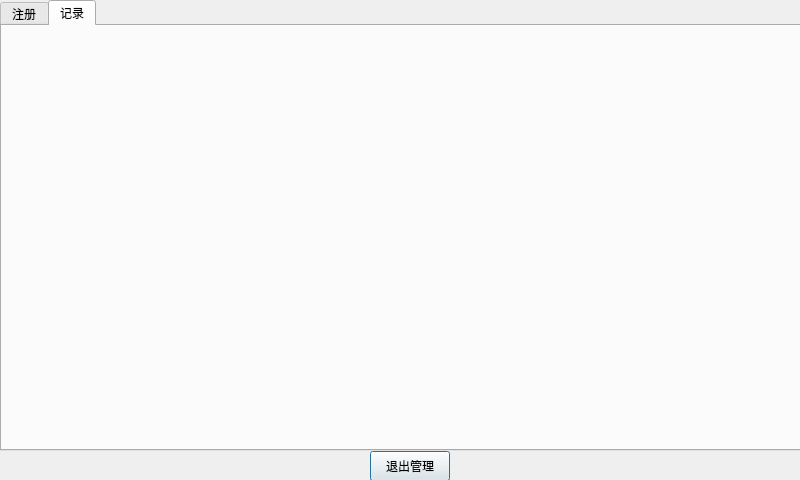
<?xml version="1.0" encoding="UTF-8"?>
<ui version="4.0">
 <class>Dialog</class>
 <widget class="QDialog" name="Dialog">
  <property name="geometry">
   <rect>
    <x>0</x>
    <y>0</y>
    <width>800</width>
    <height>480</height>
   </rect>
  </property>
  <property name="windowTitle">
   <string>Dialog</string>
  </property>
  <property name="styleSheet">
   <string notr="true"/>
  </property>
  <widget class="QWidget" name="layoutWidget">
   <property name="geometry">
    <rect>
     <x>0</x>
     <y>0</y>
     <width>821</width>
     <height>481</height>
    </rect>
   </property>
   <layout class="QVBoxLayout" name="verticalLayout">
    <property name="spacing">
     <number>0</number>
    </property>
    <item>
     <widget class="QTabWidget" name="tab_record">
      <property name="currentIndex">
       <number>1</number>
      </property>
      <widget class="Register" name="tab_register">
       <attribute name="title">
        <string>注册</string>
       </attribute>
      </widget>
      <widget class="Record" name="tab_record_2">
       <attribute name="title">
        <string>记录</string>
       </attribute>
      </widget>
     </widget>
    </item>
    <item alignment="Qt::AlignHCenter|Qt::AlignVCenter">
     <widget class="QPushButton" name="btn_exit">
      <property name="minimumSize">
       <size>
        <width>80</width>
        <height>30</height>
       </size>
      </property>
      <property name="maximumSize">
       <size>
        <width>70</width>
        <height>30</height>
       </size>
      </property>
      <property name="text">
       <string>退出管理</string>
      </property>
     </widget>
    </item>
   </layout>
  </widget>
 </widget>
 <customwidgets>
  <customwidget>
   <class>Register</class>
   <extends>QWidget</extends>
   <header location="global">register.h</header>
   <container>1</container>
  </customwidget>
  <customwidget>
   <class>Record</class>
   <extends>QWidget</extends>
   <header location="global">record.h</header>
   <container>1</container>
  </customwidget>
 </customwidgets>
 <resources/>
 <connections/>
</ui>
